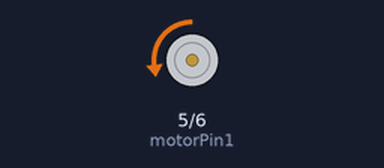
This sketch was run on a simulated Arduino Uno, built with avr-gcc and run on an emulated ATmega328P. On the bench: motor-driver pin pairs drawn as motors (green arrow = first pin HIGH = forward, orange = second pin HIGH = backward, longer = more drive).

Above: at 0.5 s.
Timing chart, 0 to 3.0 s (numbered marks = the images above):
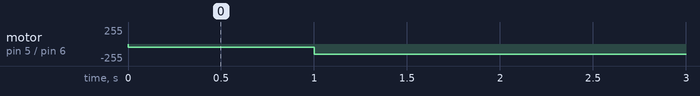

The sketch:

pelter.ino
```cpp
int motorPin1=5;
int motorPin2=6;

void setup(){
pinMode(motorPin1, OUTPUT);
pinMode(motorPin2, OUTPUT);
}
void loop() {
  rotateRight(50, 1000);
  rotateRight(150, 1000);
  rotateRightOFF(0, 0);
  rotateRight(0, 0);
}

void rotateRight(int speedOfRotate, int length) {
  analogWrite(motorPin2, speedOfRotate);
  digitalWrite(motorPin1, LOW);
  delay(length);
  digitalWrite(motorPin2, LOW);
}
void rotateRightOFF(int speedOfRotate, int length) {
  analogWrite(motorPin2, LOW);
  digitalWrite(motorPin1, LOW);
  delay(length);
  digitalWrite(motorPin2, LOW);
}
```

Measured:
- by itself, motor on pin 5 (motorPin1) / pin 6 (motorPin2): goes backward 50/255 1.0 s, backward 150/255 11.0 s, 3 × (backward 50/255 1.0 s, backward 150/255 31.0 s), backward 50/255 1.0 s, then backward 150/255
